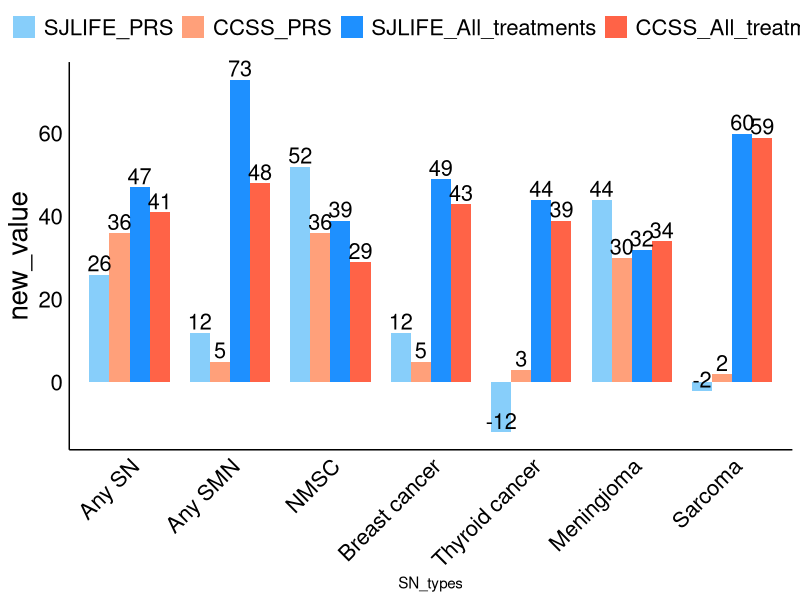
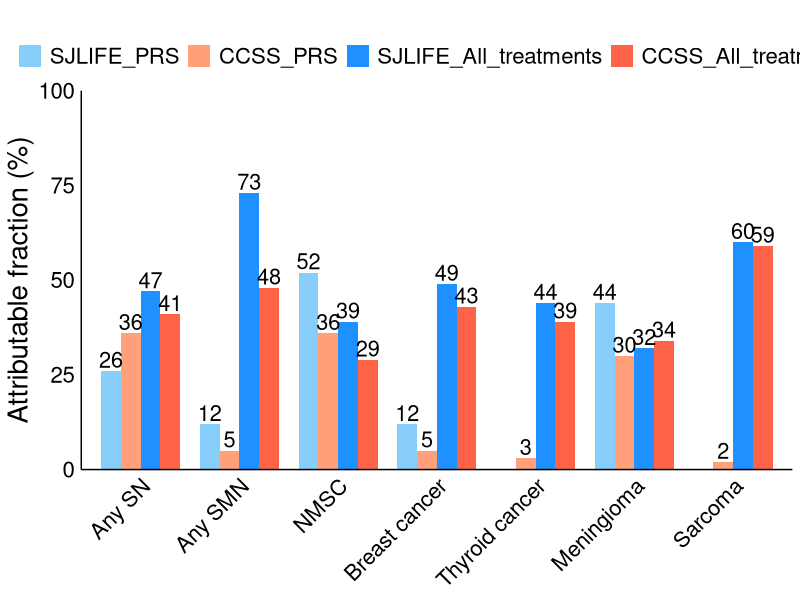
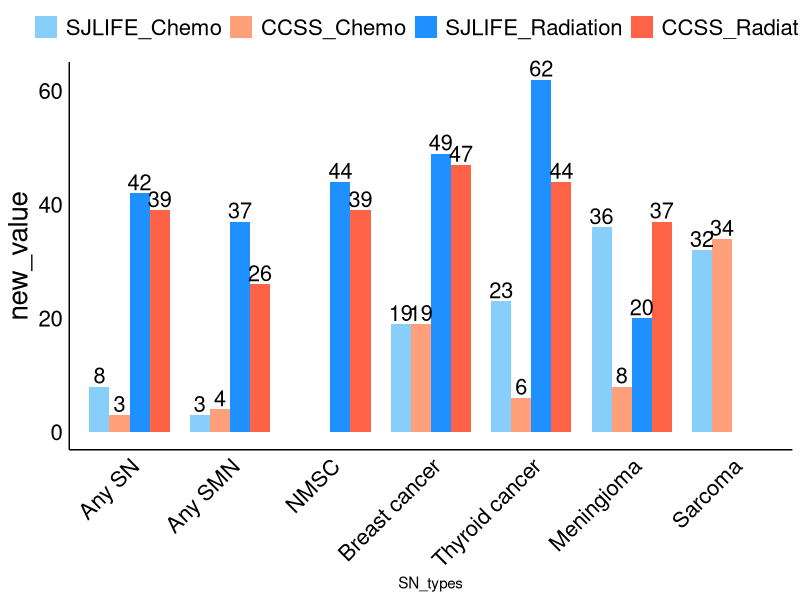
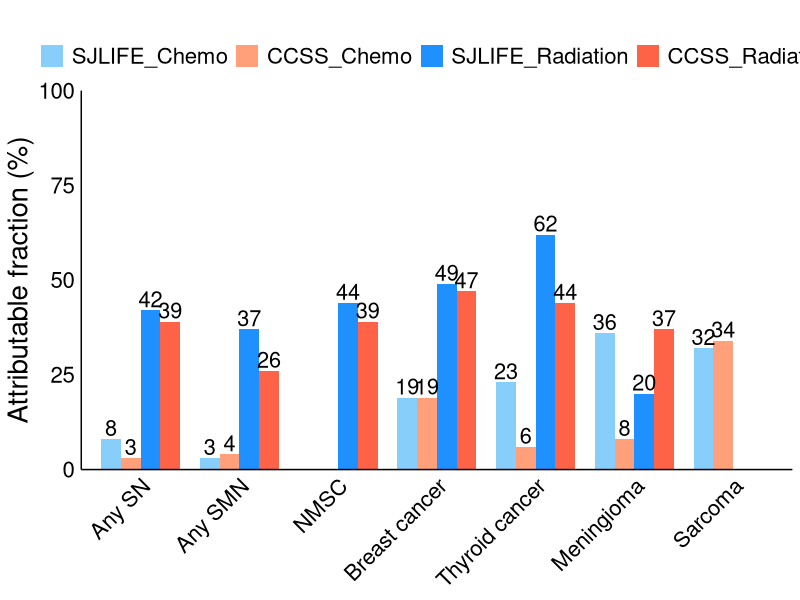
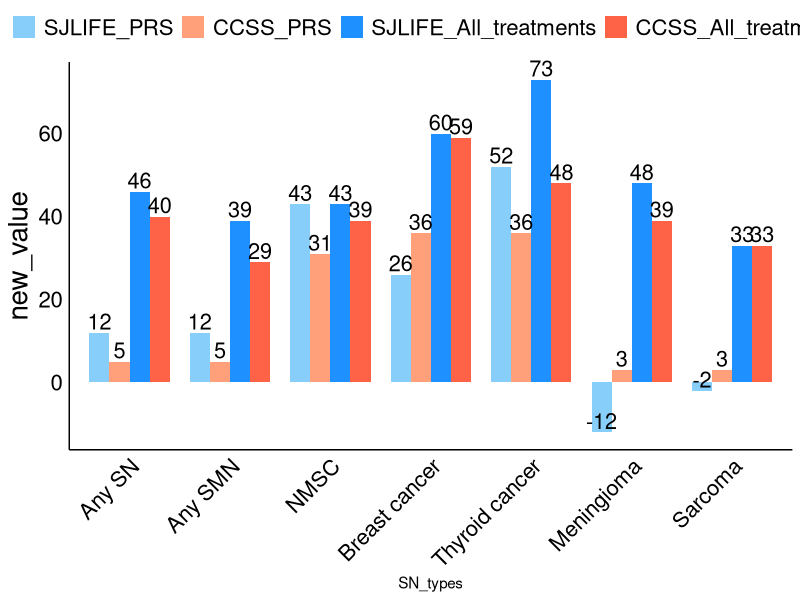
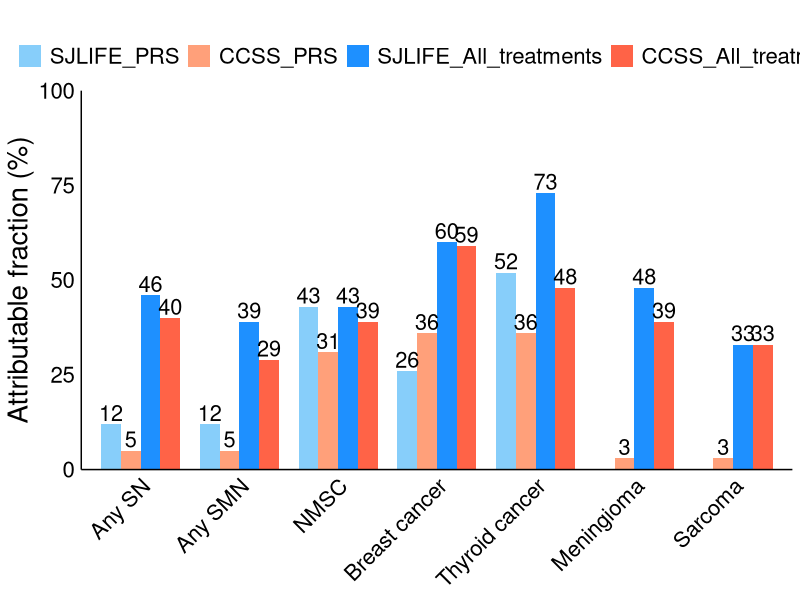
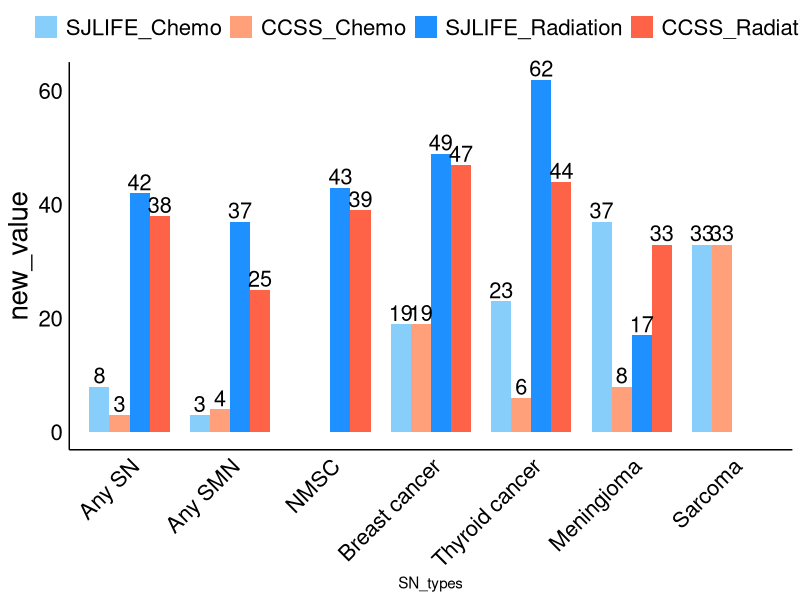
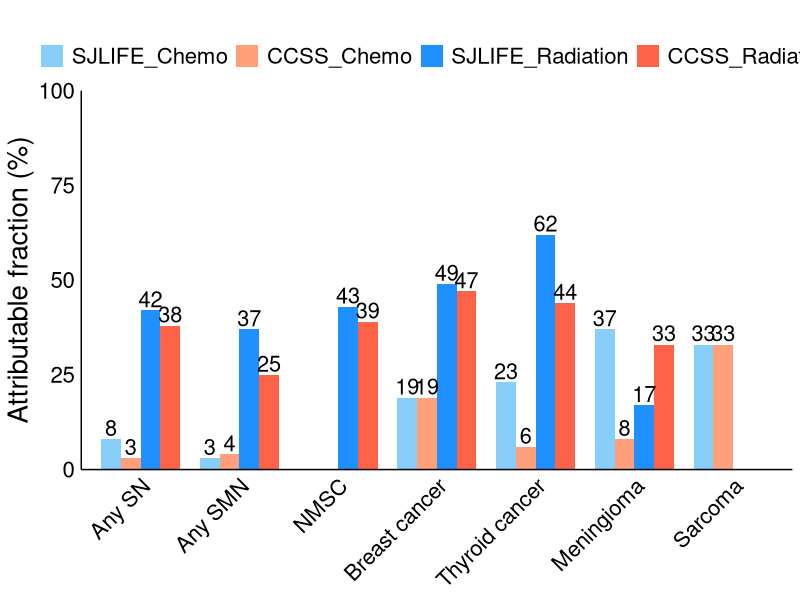

These charts were generated, in order, by the following R code:
# Load required libraries
library(ggplot2)
library(ggthemes)# For additional themes
library(ggrepel)
library(dplyr)



## V18 b
data <- read.table(text="Cohort	SN_types	Variables	Overall	Female	Male	Age.lt.35	Age.ge.35
SJLIFE	Any SN (605)	Radiation	0.425	0.417	0.435	0.400	0.447
SJLIFE	Any SN (605)	Chemo	0.080	0.079	0.080	0.109	0.054
SJLIFE	Any SN (605)	All_treatments	0.469	0.462	0.478	0.463	0.474
SJLIFE	Any SN (605)	PRS	0.125	0.123	0.129	0.126	0.125
SJLIFE	Any SN (605)	Lifestyle	-	-	-	-	-
SJLIFE	Any SN (605)	Combined	0.536	0.530	0.545	0.531	0.541
SJLIFE	Any SMN (462)	Radiation	0.372	0.371	0.373	0.340	0.396
SJLIFE	Any SMN (462)	Chemo	0.033	0.033	0.032	0.047	0.022
SJLIFE	Any SMN (462)	All_treatments	0.392	0.392	0.392	0.370	0.409
SJLIFE	Any SMN (462)	PRS	0.122	0.119	0.125	0.122	0.122
SJLIFE	Any SMN (462)	Lifestyle	-	-	-	-	-
SJLIFE	Any SMN (462)	Combined	0.467	0.466	0.468	0.447	0.482
SJLIFE	NMSC (249)	Radiation	0.441	0.431	0.453	0.413	0.457
SJLIFE	NMSC (249)	Chemo	-	-	-	-	-
SJLIFE	NMSC (249)	All_treatments	0.441	0.431	0.453	0.413	0.457
SJLIFE	NMSC (249)	PRS	0.441	0.432	0.452	0.440	0.442
SJLIFE	NMSC (249)	Lifestyle	-	-	-	-	-
SJLIFE	NMSC (249)	Combined	0.688	0.680	0.698	0.671	0.698
SJLIFE	Breast cancer (74)	Radiation	0.493	0.493	-	0.475	0.498
SJLIFE	Breast cancer (74)	Chemo	0.193	0.193	-	0.228	0.184
SJLIFE	Breast cancer (74)	All_treatments	0.602	0.602	-	0.594	0.604
SJLIFE	Breast cancer (74)	PRS	0.255	0.255	-	0.261	0.254
SJLIFE	Breast cancer (74)	Lifestyle	-	-	-	-	-
SJLIFE	Breast cancer (74)	Combined	0.704	0.704	-	0.701	0.705
SJLIFE	Thyroid cancer (86)	Radiation	0.620	0.622	0.616	0.594	0.650
SJLIFE	Thyroid cancer (86)	Chemo	0.233	0.235	0.231	0.293	0.163
SJLIFE	Thyroid cancer (86)	All_treatments	0.726	0.727	0.723	0.725	0.727
SJLIFE	Thyroid cancer (86)	PRS	0.517	0.519	0.514	0.519	0.514
SJLIFE	Thyroid cancer (86)	Lifestyle	-	-	-	-	-
SJLIFE	Thyroid cancer (86)	Combined	0.866	0.867	0.866	0.866	0.868
SJLIFE	Meningioma (149)	Radiation	0.197	0.172	0.230	0.223	0.176
SJLIFE	Meningioma (149)	Chemo	0.361	0.371	0.349	0.472	0.271
SJLIFE	Meningioma (149)	All_treatments	0.489	0.478	0.504	0.598	0.400
SJLIFE	Meningioma (149)	PRS	-0.125	-0.117	-0.135	-0.121	-0.128
SJLIFE	Meningioma (149)	Lifestyle	-	-	-	-	-
SJLIFE	Meningioma (149)	Combined	0.425	0.416	0.437	0.549	0.323
SJLIFE	Sarcoma (32)	Radiation	-	-	-	-	-
SJLIFE	Sarcoma (32)	Chemo	0.324	0.329	0.320	0.308	0.351
SJLIFE	Sarcoma (32)	All_treatments	0.324	0.329	0.320	0.308	0.351
SJLIFE	Sarcoma (32)	PRS	-0.020	-0.021	-0.020	-0.020	-0.020
SJLIFE	Sarcoma (32)	Lifestyle	-	-	-	-	-
SJLIFE	Sarcoma (32)	Combined	0.311	0.315	0.306	0.294	0.337
CCSS	Any SN (1611)	Radiation	0.387	0.380	0.398	0.372	0.398
CCSS	Any SN (1611)	Chemo	0.031	0.030	0.033	0.047	0.019
CCSS	Any SN (1611)	All_treatments	0.407	0.400	0.418	0.403	0.410
CCSS	Any SN (1611)	PRS	0.048	0.047	0.049	0.047	0.048
CCSS	Any SN (1611)	Lifestyle	-	-	-	-	-
CCSS	Any SN (1611)	Combined	0.435	0.428	0.446	0.431	0.438
CCSS	Any SMN (762)	Radiation	0.255	0.254	0.257	0.213	0.283
CCSS	Any SMN (762)	Chemo	0.042	0.042	0.042	0.070	0.024
CCSS	Any SMN (762)	All_treatments	0.290	0.289	0.293	0.271	0.303
CCSS	Any SMN (762)	PRS	0.047	0.046	0.047	0.046	0.047
CCSS	Any SMN (762)	Lifestyle	-	-	-	-	-
CCSS	Any SMN (762)	Combined	0.323	0.322	0.326	0.305	0.336
CCSS	NMSC (769)	Radiation	0.391	0.386	0.396	0.385	0.394
CCSS	NMSC (769)	Chemo	-	-	-	-	-
CCSS	NMSC (769)	All_treatments	0.391	0.386	0.396	0.385	0.394
CCSS	NMSC (769)	PRS	0.304	0.306	0.302	0.306	0.303
CCSS	NMSC (769)	Lifestyle	-	-	-	-	-
CCSS	NMSC (769)	Combined	0.577	0.575	0.578	0.574	0.578
CCSS	Breast cancer (289)	Radiation	0.474	0.474	-	0.452	0.478
CCSS	Breast cancer (289)	Chemo	0.187	0.187	-	0.224	0.180
CCSS	Breast cancer (289)	All_treatments	0.593	0.593	-	0.589	0.593
CCSS	Breast cancer (289)	PRS	0.365	0.365	-	0.369	0.365
CCSS	Breast cancer (289)	Lifestyle	-	-	-	-	-
CCSS	Breast cancer (289)	Combined	0.743	0.743	-	0.741	0.743
CCSS	Thyroid cancer (163)	Radiation	0.443	0.445	0.439	0.413	0.489
CCSS	Thyroid cancer (163)	Chemo	0.055	0.055	0.056	0.073	0.029
CCSS	Thyroid cancer (163)	All_treatments	0.476	0.477	0.472	0.457	0.504
CCSS	Thyroid cancer (163)	PRS	0.358	0.362	0.352	0.355	0.363
CCSS	Thyroid cancer (163)	Lifestyle	-	-	-	-	-
CCSS	Thyroid cancer (163)	Combined	0.664	0.665	0.661	0.650	0.684
CCSS	Meningioma (255)	Radiation	0.370	0.333	0.422	0.394	0.345
CCSS	Meningioma (255)	Chemo	0.082	0.076	0.092	0.118	0.045
CCSS	Meningioma (255)	All_treatments	0.426	0.391	0.475	0.471	0.378
CCSS	Meningioma (255)	PRS	0.032	0.032	0.033	0.036	0.028
CCSS	Meningioma (255)	Lifestyle	-	-	-	-	-
CCSS	Meningioma (255)	Combined	0.444	0.410	0.494	0.490	0.397
CCSS	Sarcoma (60)	Radiation	-	-	-	-	-
CCSS	Sarcoma (60)	Chemo	0.342	0.327	0.358	0.337	0.348
CCSS	Sarcoma (60)	All_treatments	0.342	0.327	0.358	0.337	0.348
CCSS	Sarcoma (60)	PRS	0.024	0.026	0.022	0.023	0.025
CCSS	Sarcoma (60)	Lifestyle	-	-	-	-	-
CCSS	Sarcoma (60)	Combined	0.358	0.345	0.372	0.353	0.364", header = T, sep = "\t")

data$SN_types <- trimws(gsub("\\([0-9]+\\)", "", data$SN_types))
data[data == "-"] <- NA
saved.data <- data

## 1.___________________________________________________________________________ Combined (overall) analysis
## 1.___________________________________________________________________________ Combined (overall) analysis
## 1.___________________________________________________________________________ Combined (overall) analysis
## 1.___________________________________________________________________________ Combined (overall) analysis
## 1.___________________________________________________________________________ Combined (overall) analysis



group <- "Overall"
variables <- unique(data$Variables)

custom_colors <- c("SJLIFE" = "#1E90FF", "CCSS" = "#FF6347")
legend_order <- c("SJLIFE", "CCSS")


for(i in 1:length(variables)){
data_melted <- data[grepl(variables[i], data$Variables), c("Cohort", "SN_types", "Variables", group)]
colnames(data_melted) <- c("variable", "SN_types", "AF_by", "value")
data_melted$value <- as.numeric(data_melted$value); data_melted <- data_melted[complete.cases(data_melted),]
data_melted$new_value <- round(data_melted$value,2)*100

# Reshape the data for ggplot2
library(reshape2)
order <- unique(data_melted$SN_types)
AF.type <- data_melted$AF_by[i] 
lifestyle <- "without_lifestyle"
if(lifestyle== "without_lifestyle" && variables[i] == "Lifestyle"){
next
}

data_melted$legend_group <- factor(data_melted$variable, levels = c("SJLIFE", "CCSS"))




p <- ggplot(data_melted, aes(x = SN_types, y = new_value, fill = legend_group)) +
  geom_bar(stat = "identity", position = position_dodge(width = 0.4), width = 0.4) +
  # Customize the theme and appearance
  # # geom_hline(yintercept = seq(-0.1, 0.1, by = 0.1), color = "black", linetype = "solid", size = 0.7) +
  # # geom_hline(yintercept = 0, color = "black", linetype = "solid", size = 0.7) +
  # Add Y lines
  # # geom_vline(xintercept = seq(0.5, length(unique(data_melted$SN_types)) + 0.5), color = "black", linetype = "solid", size = 0.7) +
  # # geom_vline(xintercept = 0.5, color = "black", linetype = "solid", size = 0.7) +
  theme_minimal() +
  theme(axis.text.x = element_text(angle = 45, hjust = 1, vjust = 1, size = 16, color = "black"),
        axis.text.y = element_text(size = 16, color = "black"),
        axis.title.y = element_text(size = 20, color = "black"),
        axis.line.x = element_line(color="black"),
        axis.line.y = element_line(color="black"),
        legend.title = element_blank(),
        legend.text = element_text(size = 16, color = "black"),
        plot.title = element_text(size = 16, hjust = 0.5, vjust = 1.5, face = "bold"),
        panel.grid.major = element_blank(),
        panel.grid.minor = element_blank()) +
  
  # Customize colors
  scale_fill_manual(values = custom_colors, breaks = legend_order) +
  
  # Add labels with geom_text
  geom_text(
    data = data_melted %>% filter(!is.na(new_value)),
    aes(label = new_value, y = new_value),  # Adjust y position
    position = position_dodge(width = 0.3),
    vjust = -0.20,  # Adjust vertical justification
    hjust = 0.5,  # Center text horizontally
    size = 5.5,
    color = "black"
  ) +
  # Adjust legend position
  theme(legend.position = "top", legend.box = "horizontal") +
  # Additional adjustments
  scale_x_discrete(limits = order) +
  coord_cartesian(clip = "off")
p <- p + scale_y_continuous(limits = c(0, 100), expand = c(0, 0)) + labs(title = "", y = "Attributable fraction (%)", x = NULL) 

p
# Save the plot as a high-resolution image
plot_name <- paste0("Z:/ResearchHome/Groups/sapkogrp/projects/Genomics/common/attr_fraction/ANALYSIS/results/plots/v18b/overall/", group, "_", AF.type, "_", lifestyle, ".tiff")

ggsave(plot_name, p, width = 12, height = 8, dpi = 600, device = "tiff", compression = "lzw")
}

################################
## PRS and treatment together ##
################################
group <- "Overall"

variables <- "treatment|PRS"

new_data <- data[grepl(variables, data$Variables), c("Cohort", "SN_types", "Variables", group)]
colnames(new_data) <- c("variable", "SN_types", "AF_by", "value")
new_data$value <- as.numeric(new_data$value)

# Reshape the data for ggplot2
library(reshape2)

data_melted <-new_data
order <- unique(data_melted$SN_types)
AF.type <- "treatment_PRS"
lifestyle <- "without_lifestyle"

data_melted$legend_group <- factor(paste(data_melted$variable, data_melted$AF_by, sep = "_"))


data_melted$new_value <- round(data_melted$value,2)*100


# Define custom colors and legend order
custom_colors <- c("SJLIFE_PRS" = "#87CEFA", "CCSS_PRS" = "#FFA07A", "SJLIFE_All_treatments" = "#1E90FF", "CCSS_All_treatments" = "#FF6347")
legend_order <- c("SJLIFE_PRS", "CCSS_PRS", "SJLIFE_All_treatments", "CCSS_All_treatments")
# Order the levels of the legend_group factor
data_melted$legend_group <- factor(data_melted$legend_group, levels = legend_order)

# Create a factor with the desired order
data_melted$SN_types <- factor(order, levels = order)

p <- ggplot(data_melted, aes(x = SN_types, y = new_value, fill = legend_group)) +
  geom_bar(stat = "identity", position = position_dodge(width = 0.8), width = 0.8) +
  # Customize the theme and appearance
  # geom_hline(yintercept = 0, color = "black", linetype = "solid", size = 0.7) +
  # Add Y lines
  # geom_vline(xintercept = 0.5, color = "black", linetype = "solid", size = 0.7) +
  theme_minimal() +
  theme(axis.text.x = element_text(angle = 45, hjust = 1, vjust = 1, size = 16, color = "black"),
        axis.text.y = element_text(size = 16, color = "black"),
        axis.title.y = element_text(size = 20, color = "black"), 
        axis.line.x = element_line(color="black"), 
        axis.line.y = element_line(color="black"),
        legend.title = element_blank(),
        legend.text = element_text(size = 16, color = "black"),
        plot.title = element_text(size = 16, hjust = 0.5, vjust = 1.5, face = "bold"),
        panel.grid.major = element_blank(),
        panel.grid.minor = element_blank()) +
  
  # Customize colors
  scale_fill_manual(values = custom_colors, breaks = legend_order) +
  
  # Add labels with geom_text
  geom_text(
    data = data_melted %>% filter(!is.na(new_value)),
    aes(label = new_value, y = new_value),  # Adjust y position
    position = position_dodge(width = 0.8),
    vjust = -0.20,  # Adjust vertical justification
    hjust = 0.5,  # Center text horizontally
    size = 5.5,
    color = "black"
  ) +
  # Adjust legend position
  theme(legend.position = "top", legend.box = "horizontal") +
  # Additional adjustments
  scale_x_discrete(limits = order) +
  coord_cartesian(clip = "off")
p
p <- p + scale_y_continuous(limits = c(0, 100), expand = c(0, 0)) + labs(title = "", y = "Attributable fraction (%)", x = NULL) 

p

# Save the plot as a high-resolution image
plot_name <- paste0("Z:/ResearchHome/Groups/sapkogrp/projects/Genomics/common/attr_fraction/ANALYSIS/results/plots/v18b/overall/", group, "_", AF.type,"_", lifestyle, ".tiff")

ggsave(plot_name, p, width = 12, height = 8, dpi = 600, device = "tiff", compression = "lzw")

##################################
## Chemo and Radiation together ##
##################################
group <- "Overall"

variables <- "Chemo|Radiation"

new_data <- data[grepl(variables, data$Variables), c("Cohort", "SN_types", "Variables", group)]
colnames(new_data) <- c("variable", "SN_types", "AF_by", "value")
new_data$value <- as.numeric(new_data$value)

# Reshape the data for ggplot2
library(reshape2)
data_melted <-new_data
data_melted$new_value <- round(data_melted$value,2)*100

order <- unique(data_melted$SN_types)
AF.type <- "Chemo_Radiation"
lifestyle <- "without_lifestyle"

data_melted$legend_group <- factor(paste(data_melted$variable, data_melted$AF_by, sep = "_"))


# Define custom colors and legend order
custom_colors <- c("SJLIFE_Chemo" = "#87CEFA", "CCSS_Chemo" = "#FFA07A", "SJLIFE_Radiation" = "#1E90FF", "CCSS_Radiation" = "#FF6347")
legend_order <- c("SJLIFE_Chemo", "CCSS_Chemo", "SJLIFE_Radiation", "CCSS_Radiation")
# Order the levels of the legend_group factor
data_melted$legend_group <- factor(data_melted$legend_group, levels = legend_order)

# Define the order of x-axis categories
order <- c("Any SN", "Any SMN", "NMSC", "Breast cancer", "Thyroid cancer", "Meningioma", "Sarcoma")

# Create a factor with the desired order
data_melted$SN_types <- factor(data_melted$SN_types, levels = order)

# Create the grouped bar chart
# Create the plot
p <- ggplot(data_melted, aes(x = SN_types, y = new_value, fill = legend_group)) +
  geom_bar(stat = "identity", position = position_dodge(width = 0.8), width = 0.8) +
  # Customize the theme and appearance
  # geom_hline(yintercept = 0, color = "black", linetype = "solid", size = 0.7) +
  # Add Y lines
  # geom_vline(xintercept = 0.5, color = "black", linetype = "solid", size = 0.7) +
  theme_minimal() +
  theme(axis.text.x = element_text(angle = 45, hjust = 1, vjust = 1, size = 16, color = "black"),
        axis.text.y = element_text(size = 16, color = "black"),
        axis.title.y = element_text(size = 20, color = "black"), 
        axis.line.x = element_line(color="black"), 
        axis.line.y = element_line(color="black"),
        legend.title = element_blank(),
        legend.text = element_text(size = 16, color = "black"),
        plot.title = element_text(size = 16, hjust = 0.5, vjust = 1.5, face = "bold"),
        panel.grid.major = element_blank(),
        panel.grid.minor = element_blank()) +
  
  # Customize colors
  scale_fill_manual(values = custom_colors, breaks = legend_order) +
  
  # Add labels with geom_text
  geom_text(
    data = data_melted,
    aes(label = new_value, y = new_value),  # Adjust y position
    position = position_dodge(width = 0.8),
    vjust = -0.20,  # Adjust vertical justification
    hjust = 0.5,  # Center text horizontally
    size = 5.5,
    color = "black"
  ) +
  # Adjust legend position
  theme(legend.position = "top", legend.box = "horizontal") +
  # Additional adjustments
  scale_x_discrete(limits = order) +
  coord_cartesian(clip = "off")
p
p <- p + scale_y_continuous(limits = c(0, 100), expand = c(0, 0)) + labs(title = "", y = "Attributable fraction (%)", x = NULL) 

p

# Save the plot as a high-resolution image
plot_name <- paste0("Z:/ResearchHome/Groups/sapkogrp/projects/Genomics/common/attr_fraction/ANALYSIS/results/plots/v18b/overall/", group, "_", AF.type,"_", lifestyle, ".tiff")

ggsave(plot_name, p, width = 12, height = 8, dpi = 600, device = "tiff", compression = "lzw")


## 2.___________________________________________________________________________ Female analysis
## 2.___________________________________________________________________________ Female analysis
## 2.___________________________________________________________________________ Female analysis
## 2.___________________________________________________________________________ Female analysis
## 2.___________________________________________________________________________ Female analysis


data <- saved.data

group <- "Female"
variables <- unique(data$Variables)

for(i in 1:length(variables)){
  data_melted <- data[grepl(variables[i], data$Variables), c("Cohort", "SN_types", "Variables", group)]
  colnames(data_melted) <- c("variable", "SN_types", "AF_by", "value")
  data_melted$value <- as.numeric(data_melted$value); data_melted <- data_melted[complete.cases(data_melted),]
  data_melted$new_value <- round(data_melted$value,2)*100
  
  # Reshape the data for ggplot2
  library(reshape2)
  order <- unique(data_melted$SN_types)
  AF.type <- data_melted$AF_by[i] 
  lifestyle <- "without_lifestyle"
  if(lifestyle== "without_lifestyle" && variables[i] == "Lifestyle"){
    next
  }
  
  data_melted$legend_group <- factor(data_melted$variable, levels = c("SJLIFE", "CCSS"))
  
  p <- ggplot(data_melted, aes(x = SN_types, y = new_value, fill = legend_group)) +
    geom_bar(stat = "identity", position = position_dodge(width = 0.4), width = 0.4) +
    # Customize the theme and appearance
    # # geom_hline(yintercept = seq(-0.1, 0.1, by = 0.1), color = "black", linetype = "solid", size = 0.7) +
    # geom_hline(yintercept = 0, color = "black", linetype = "solid", size = 0.7) +
    # Add Y lines
    # # geom_vline(xintercept = seq(0.5, length(unique(data_melted$SN_types)) + 0.5), color = "black", linetype = "solid", size = 0.7) +
    # geom_vline(xintercept = 0.5, color = "black", linetype = "solid", size = 0.7) +
    theme_minimal() +
    theme(axis.text.x = element_text(angle = 45, hjust = 1, vjust = 1, size = 16, color = "black"),
          axis.text.y = element_text(size = 16, color = "black"),
          axis.title.y = element_text(size = 20, color = "black"), 
          axis.line.x = element_line(color="black"), 
          axis.line.y = element_line(color="black"),
          legend.title = element_blank(),
          legend.text = element_text(size = 16, color = "black"),
          plot.title = element_text(size = 16, hjust = 0.5, vjust = 1.5, face = "bold"),
          panel.grid.major = element_blank(),
          panel.grid.minor = element_blank()) +
    
    # Customize colors
    scale_fill_manual(values = custom_colors, breaks = legend_order) +
    
    # Add labels with geom_text
    geom_text(
      data = data_melted,
      aes(label = new_value, y = new_value),  # Adjust y position
      position = position_dodge(width = 0.3),
      vjust = -0.20,  # Adjust vertical justification
      hjust = 0.5,  # Center text horizontally
      size = 5.5,
      color = "black"
    ) +
    # Adjust legend position
    theme(legend.position = "top", legend.box = "horizontal") +
    # Additional adjustments
    scale_x_discrete(limits = order) +
    coord_cartesian(clip = "off")
  p <- p + scale_y_continuous(limits = c(0, 100), expand = c(0, 0)) + labs(title = "", y = "Attributable fraction (%)", x = NULL) 
  
  p
  # Save the plot as a high-resolution image
  plot_name <- paste0("Z:/ResearchHome/Groups/sapkogrp/projects/Genomics/common/attr_fraction/ANALYSIS/results/plots/v18b/female/", group, "_", AF.type, "_", lifestyle, ".tiff")
  
  ggsave(plot_name, p, width = 12, height = 8, dpi = 600, device = "tiff", compression = "lzw")
}

################################
## PRS and treatment together ##
################################
group <- "Female"

variables <- "treatment|PRS"

new_data <- data[grepl(variables, data$Variables), c("Cohort", "SN_types", "Variables", group)]
colnames(new_data) <- c("variable", "SN_types", "AF_by", "value")
new_data$value <- as.numeric(new_data$value)

# Reshape the data for ggplot2
library(reshape2)
data_melted <-new_data


order <- unique(data_melted$SN_types)
AF.type <- "treatment_PRS"
lifestyle <- "without_lifestyle"

data_melted$legend_group <- factor(paste(data_melted$variable, data_melted$AF_by, sep = "_"))


data_melted$new_value <- round(data_melted$value,2)*100

# Define custom colors and legend order
custom_colors <- c("SJLIFE_PRS" = "#87CEFA", "CCSS_PRS" = "#FFA07A", "SJLIFE_All_treatments" = "#1E90FF", "CCSS_All_treatments" = "#FF6347")
legend_order <- c("SJLIFE_PRS", "CCSS_PRS", "SJLIFE_All_treatments", "CCSS_All_treatments")
# Order the levels of the legend_group factor
data_melted$legend_group <- factor(data_melted$legend_group, levels = legend_order)

# Define the order of x-axis categories
order <- c("Any SN", "Any SMN", "NMSC", "Breast cancer", "Thyroid cancer", "Meningioma", "Sarcoma")

# Create a factor with the desired order
data_melted$SN_types <- factor(data_melted$SN_types, levels = order)

# Create the grouped bar chart
# Create the plot
p <- ggplot(data_melted, aes(x = SN_types, y = new_value, fill = legend_group)) +
  geom_bar(stat = "identity", position = position_dodge(width = 0.8), width = 0.8) +
  # Customize the theme and appearance
  # geom_hline(yintercept = 0, color = "black", linetype = "solid", size = 0.7) +
  # Add Y lines
  # geom_vline(xintercept = 0.5, color = "black", linetype = "solid", size = 0.7) +
  theme_minimal() +
  theme(axis.text.x = element_text(angle = 45, hjust = 1, vjust = 1, size = 16, color = "black"),
        axis.text.y = element_text(size = 16, color = "black"),
        axis.title.y = element_text(size = 20, color = "black"), 
        axis.line.x = element_line(color="black"), 
        axis.line.y = element_line(color="black"),
        legend.title = element_blank(),
        legend.text = element_text(size = 16, color = "black"),
        plot.title = element_text(size = 16, hjust = 0.5, vjust = 1.5, face = "bold"),
        panel.grid.major = element_blank(),
        panel.grid.minor = element_blank()) +
  
  # Customize colors
  scale_fill_manual(values = custom_colors, breaks = legend_order) +
  
  # Add labels with geom_text
  geom_text(
    data = data_melted,
    aes(label = new_value, y = new_value),  # Adjust y position
    position = position_dodge(width = 0.8),
    vjust = -0.20,  # Adjust vertical justification
    hjust = 0.5,  # Center text horizontally
    size = 5.5,
    color = "black"
  ) +
  # Adjust legend position
  theme(legend.position = "top", legend.box = "horizontal") +
  # Additional adjustments
  scale_x_discrete(limits = order) +
  coord_cartesian(clip = "off")
p
p <- p + scale_y_continuous(limits = c(0, 100), expand = c(0, 0)) + labs(title = "", y = "Attributable fraction (%)", x = NULL) 
p

# Save the plot as a high-resolution image
plot_name <- paste0("Z:/ResearchHome/Groups/sapkogrp/projects/Genomics/common/attr_fraction/ANALYSIS/results/plots/v18b/female/", group, "_", AF.type,"_", lifestyle, ".tiff")

ggsave(plot_name, p, width = 12, height = 8, dpi = 600, device = "tiff", compression = "lzw")

##################################
## Chemo and Radiation together ##
##################################
group <- "Female"

variables <- "Chemo|Radiation"

new_data <- data[grepl(variables, data$Variables), c("Cohort", "SN_types", "Variables", group)]
colnames(new_data) <- c("variable", "SN_types", "AF_by", "value")
new_data$value <- as.numeric(new_data$value)

# Reshape the data for ggplot2
library(reshape2)
data_melted <-new_data
data_melted$new_value <- round(data_melted$value,2)*100

order <- unique(data_melted$SN_types)
AF.type <- "Chemo_Radiation"
lifestyle <- "without_lifestyle"

data_melted$legend_group <- factor(paste(data_melted$variable, data_melted$AF_by, sep = "_"))


# Define custom colors and legend order
custom_colors <- c("SJLIFE_Chemo" = "#87CEFA", "CCSS_Chemo" = "#FFA07A", "SJLIFE_Radiation" = "#1E90FF", "CCSS_Radiation" = "#FF6347")
legend_order <- c("SJLIFE_Chemo", "CCSS_Chemo", "SJLIFE_Radiation", "CCSS_Radiation")
# Order the levels of the legend_group factor
data_melted$legend_group <- factor(data_melted$legend_group, levels = legend_order)

# Define the order of x-axis categories
order <- c("Any SN", "Any SMN", "NMSC", "Breast cancer", "Thyroid cancer", "Meningioma", "Sarcoma")

# Create a factor with the desired order
data_melted$SN_types <- factor(data_melted$SN_types, levels = order)

# Create the grouped bar chart
# Create the plot
p <- ggplot(data_melted, aes(x = SN_types, y = new_value, fill = legend_group)) +
  geom_bar(stat = "identity", position = position_dodge(width = 0.8), width = 0.8) +
  # Customize the theme and appearance
  # geom_hline(yintercept = 0, color = "black", linetype = "solid", size = 0.7) +
  # Add Y lines
  # geom_vline(xintercept = 0.5, color = "black", linetype = "solid", size = 0.7) +
  theme_minimal() +
  theme(axis.text.x = element_text(angle = 45, hjust = 1, vjust = 1, size = 16, color = "black"),
        axis.text.y = element_text(size = 16, color = "black"),
        axis.title.y = element_text(size = 20, color = "black"), 
        axis.line.x = element_line(color="black"), 
        axis.line.y = element_line(color="black"),
        legend.title = element_blank(),
        legend.text = element_text(size = 16, color = "black"),
        plot.title = element_text(size = 16, hjust = 0.5, vjust = 1.5, face = "bold"),
        panel.grid.major = element_blank(),
        panel.grid.minor = element_blank()) +
  
  # Customize colors
  scale_fill_manual(values = custom_colors, breaks = legend_order) +
  
  # Add labels with geom_text
  geom_text(
    data = data_melted,
    aes(label = new_value, y = new_value),  # Adjust y position
    position = position_dodge(width = 0.8),
    vjust = -0.20,  # Adjust vertical justification
    hjust = 0.5,  # Center text horizontally
    size = 5.5,
    color = "black"
  ) +
  # Adjust legend position
  theme(legend.position = "top", legend.box = "horizontal") +
  # Additional adjustments
  scale_x_discrete(limits = order) +
  coord_cartesian(clip = "off")
p
p <- p + scale_y_continuous(limits = c(0, 100), expand = c(0, 0)) + labs(title = "", y = "Attributable fraction (%)", x = NULL) 

p
# Save the plot as a high-resolution image
plot_name <- paste0("Z:/ResearchHome/Groups/sapkogrp/projects/Genomics/common/attr_fraction/ANALYSIS/results/plots/v18b/female/", group, "_", AF.type,"_", lifestyle, ".tiff")

ggsave(plot_name, p, width = 12, height = 8, dpi = 600, device = "tiff", compression = "lzw")

## 3.___________________________________________________________________________ Male analysis
## 3.___________________________________________________________________________ Male analysis
## 3.___________________________________________________________________________ Male analysis
## 3.___________________________________________________________________________ Male analysis
## 3.___________________________________________________________________________ Male analysis


data <- saved.data

group <- "Male"
variables <- unique(data$Variables)

for(i in 1:length(variables)){
  data_melted <- data[grepl(variables[i], data$Variables), c("Cohort", "SN_types", "Variables", group)]
  colnames(data_melted) <- c("variable", "SN_types", "AF_by", "value")
  data_melted$value <- as.numeric(data_melted$value); data_melted <- data_melted[complete.cases(data_melted),]
  data_melted$new_value <- round(data_melted$value,2)*100
  
  # Reshape the data for ggplot2
  library(reshape2)
  
  data_melted <- data_melted[complete.cases(data_melted),]
  
  order <- unique(data_melted$SN_types)
  AF.type <- data_melted$AF_by[i] 
  lifestyle <- "without_lifestyle"
  if(lifestyle== "without_lifestyle" && variables[i] == "Lifestyle"){
    next
  }
  
  data_melted$legend_group <- factor(data_melted$variable, levels = c("SJLIFE", "CCSS"))
  
  
  
  
  p <- ggplot(data_melted, aes(x = SN_types, y = new_value, fill = legend_group)) +
    geom_bar(stat = "identity", position = position_dodge(width = 0.4), width = 0.4) +
    # Customize the theme and appearance
    # # geom_hline(yintercept = seq(-0.1, 0.1, by = 0.1), color = "black", linetype = "solid", size = 0.7) +
    # geom_hline(yintercept = 0, color = "black", linetype = "solid", size = 0.7) +
    # Add Y lines
    # # geom_vline(xintercept = seq(0.5, length(unique(data_melted$SN_types)) + 0.5), color = "black", linetype = "solid", size = 0.7) +
    # geom_vline(xintercept = 0.5, color = "black", linetype = "solid", size = 0.7) +
    theme_minimal() +
    theme(axis.text.x = element_text(angle = 45, hjust = 1, vjust = 1, size = 16, color = "black"),
          axis.text.y = element_text(size = 16, color = "black"),
          axis.title.y = element_text(size = 20, color = "black"), 
          axis.line.x = element_line(color="black"), 
          axis.line.y = element_line(color="black"),
          legend.title = element_blank(),
          legend.text = element_text(size = 16, color = "black"),
          plot.title = element_text(size = 16, hjust = 0.5, vjust = 1.5, face = "bold"),
          panel.grid.major = element_blank(),
          panel.grid.minor = element_blank()) +
    
    # Customize colors
    scale_fill_manual(values = custom_colors, breaks = legend_order) +
    
    # Add labels with geom_text
    geom_text(
      data = data_melted,
      aes(label = new_value, y = new_value),  # Adjust y position
      position = position_dodge(width = 0.3),
      vjust = -0.20,  # Adjust vertical justification
      hjust = 0.5,  # Center text horizontally
      size = 5.5,
      color = "black"
    ) +
    # Adjust legend position
    theme(legend.position = "top", legend.box = "horizontal") +
    # Additional adjustments
    scale_x_discrete(limits = order) +
    coord_cartesian(clip = "off")
  p <- p + scale_y_continuous(limits = c(0, 100), expand = c(0, 0)) + labs(title = "", y = "Attributable fraction (%)", x = NULL) 
  
  p
  # Save the plot as a high-resolution image
  plot_name <- paste0("Z:/ResearchHome/Groups/sapkogrp/projects/Genomics/common/attr_fraction/ANALYSIS/results/plots/v18b/male/", group, "_", AF.type, "_", lifestyle, ".tiff")
  
  ggsave(plot_name, p, width = 12, height = 8, dpi = 600, device = "tiff", compression = "lzw")
}

################################
## PRS and treatment together ##
################################
group <- "Male"

variables <- "treatment|PRS"

new_data <- data[grepl(variables, data$Variables), c("Cohort", "SN_types", "Variables", group)]
colnames(new_data) <- c("variable", "SN_types", "AF_by", "value")
new_data$value <- as.numeric(new_data$value)

# Reshape the data for ggplot2
library(reshape2)
data_melted <-new_data
order <- unique(data_melted$SN_types)
AF.type <- "treatment_PRS"
lifestyle <- "without_lifestyle"

data_melted$legend_group <- factor(paste(data_melted$variable, data_melted$AF_by, sep = "_"))


data_melted$new_value <- round(data_melted$value,2)*100

# Define custom colors and legend order
custom_colors <- c("SJLIFE_PRS" = "#87CEFA", "CCSS_PRS" = "#FFA07A", "SJLIFE_All_treatments" = "#1E90FF", "CCSS_All_treatments" = "#FF6347")
legend_order <- c("SJLIFE_PRS", "CCSS_PRS", "SJLIFE_All_treatments", "CCSS_All_treatments")
# Order the levels of the legend_group factor
data_melted$legend_group <- factor(data_melted$legend_group, levels = legend_order)

# Create a factor with the desired order
data_melted$SN_types <- factor(data_melted$SN_types, levels = order)

# Create the grouped bar chart
# Create the plot
p <- ggplot(data_melted, aes(x = SN_types, y = new_value, fill = legend_group)) +
  geom_bar(stat = "identity", position = position_dodge(width = 0.8), width = 0.8) +
  # Customize the theme and appearance
  # geom_hline(yintercept = 0, color = "black", linetype = "solid", size = 0.7) +
  # Add Y lines
  # geom_vline(xintercept = 0.5, color = "black", linetype = "solid", size = 0.7) +
  theme_minimal() +
  theme(axis.text.x = element_text(angle = 45, hjust = 1, vjust = 1, size = 16, color = "black"),
        axis.text.y = element_text(size = 16, color = "black"),
        axis.title.y = element_text(size = 20, color = "black"), 
        axis.line.x = element_line(color="black"), 
        axis.line.y = element_line(color="black"),
        legend.title = element_blank(),
        legend.text = element_text(size = 16, color = "black"),
        plot.title = element_text(size = 16, hjust = 0.5, vjust = 1.5, face = "bold"),
        panel.grid.major = element_blank(),
        panel.grid.minor = element_blank()) +
  
  # Customize colors
  scale_fill_manual(values = custom_colors, breaks = legend_order) +
  
  # Add labels with geom_text
  geom_text(
    data = data_melted,
    aes(label = new_value, y = new_value),  # Adjust y position
    position = position_dodge(width = 0.8),
    vjust = -0.20,  # Adjust vertical justification
    hjust = 0.5,  # Center text horizontally
    size = 5.5,
    color = "black"
  ) +
  # Adjust legend position
  theme(legend.position = "top", legend.box = "horizontal") +
  # Additional adjustments
  scale_x_discrete(limits = order) +
  coord_cartesian(clip = "off")
p
p <- p + scale_y_continuous(limits = c(0, 100), expand = c(0, 0)) + labs(title = "", y = "Attributable fraction (%)", x = NULL) 
p
# Save the plot as a high-resolution image
plot_name <- paste0("Z:/ResearchHome/Groups/sapkogrp/projects/Genomics/common/attr_fraction/ANALYSIS/results/plots/v18b/male/", group, "_", AF.type,"_", lifestyle, ".tiff")

ggsave(plot_name, p, width = 12, height = 8, dpi = 600, device = "tiff", compression = "lzw")

##################################
## Chemo and Radiation together ##
##################################
group <- "Male"

variables <- "Chemo|Radiation"

new_data <- data[grepl(variables, data$Variables), c("Cohort", "SN_types", "Variables", group)]
colnames(new_data) <- c("variable", "SN_types", "AF_by", "value")
new_data$value <- as.numeric(new_data$value)

# Reshape the data for ggplot2
library(reshape2)
data_melted <-new_data
data_melted$new_value <- round(data_melted$value,2)*100
order <- unique(data_melted$SN_types)
AF.type <- "Chemo_Radiation"
lifestyle <- "without_lifestyle"

data_melted$legend_group <- factor(paste(data_melted$variable, data_melted$AF_by, sep = "_"))


# Define custom colors and legend order
custom_colors <- c("SJLIFE_Chemo" = "#87CEFA", "CCSS_Chemo" = "#FFA07A", "SJLIFE_Radiation" = "#1E90FF", "CCSS_Radiation" = "#FF6347")
legend_order <- c("SJLIFE_Chemo", "CCSS_Chemo", "SJLIFE_Radiation", "CCSS_Radiation")
# Order the levels of the legend_group factor
data_melted$legend_group <- factor(data_melted$legend_group, levels = legend_order)

# Define the order of x-axis categories
order <- c("Any SN", "Any SMN", "NMSC", "Breast cancer", "Thyroid cancer", "Meningioma", "Sarcoma")

# Create a factor with the desired order
data_melted$SN_types <- factor(data_melted$SN_types, levels = order)

# Create the grouped bar chart
# Create the plot
p <- ggplot(data_melted, aes(x = SN_types, y = new_value, fill = legend_group)) +
  geom_bar(stat = "identity", position = position_dodge(width = 0.8), width = 0.8) +
  # Customize the theme and appearance
  # geom_hline(yintercept = 0, color = "black", linetype = "solid", size = 0.7) +
  # Add Y lines
  # geom_vline(xintercept = 0.5, color = "black", linetype = "solid", size = 0.7) +
  theme_minimal() +
  theme(axis.text.x = element_text(angle = 45, hjust = 1, vjust = 1, size = 16, color = "black"),
        axis.text.y = element_text(size = 16, color = "black"),
        axis.title.y = element_text(size = 20, color = "black"), 
        axis.line.x = element_line(color="black"), 
        axis.line.y = element_line(color="black"),
        legend.title = element_blank(),
        legend.text = element_text(size = 16, color = "black"),
        plot.title = element_text(size = 16, hjust = 0.5, vjust = 1.5, face = "bold"),
        panel.grid.major = element_blank(),
        panel.grid.minor = element_blank()) +
  
  # Customize colors
  scale_fill_manual(values = custom_colors, breaks = legend_order) +
  
  # Add labels with geom_text
  geom_text(
    data = data_melted,
    aes(label = new_value, y = new_value),  # Adjust y position
    position = position_dodge(width = 0.8),
    vjust = -0.20,  # Adjust vertical justification
    hjust = 0.5,  # Center text horizontally
    size = 5.5,
    color = "black"
  ) +
  # Adjust legend position
  theme(legend.position = "top", legend.box = "horizontal") +
  # Additional adjustments
  scale_x_discrete(limits = order) +
  coord_cartesian(clip = "off")
p
p <- p + scale_y_continuous(limits = c(0, 100), expand = c(0, 0)) + labs(title = "", y = "Attributable fraction (%)", x = NULL) 

p
# Save the plot as a high-resolution image
plot_name <- paste0("Z:/ResearchHome/Groups/sapkogrp/projects/Genomics/common/attr_fraction/ANALYSIS/results/plots/v18b/male/", group, "_", AF.type,"_", lifestyle, ".tiff")

ggsave(plot_name, p, width = 12, height = 8, dpi = 600, device = "tiff", compression = "lzw")

## 4.___________________________________________________________________________ lt35 analysis
## 4.___________________________________________________________________________ lt35 analysis
## 4.___________________________________________________________________________ lt35 analysis
## 4.___________________________________________________________________________ lt35 analysis
## 4.___________________________________________________________________________ lt35 analysis


data <- saved.data

group <- "Age.lt.35"
variables <- unique(data$Variables)

for(i in 1:length(variables)){
  data_melted <- data[grepl(variables[i], data$Variables), c("Cohort", "SN_types", "Variables", group)]
  colnames(data_melted) <- c("variable", "SN_types", "AF_by", "value")
  data_melted$value <- as.numeric(data_melted$value); data_melted <- data_melted[complete.cases(data_melted),]
  data_melted$new_value <- round(data_melted$value,2)*100
  
  # Reshape the data for ggplot2
  library(reshape2)
  order <- unique(data_melted$SN_types)
  AF.type <- data_melted$AF_by[i] 
  lifestyle <- "without_lifestyle"
  if(lifestyle== "without_lifestyle" && variables[i] == "Lifestyle"){
    next
  }
  
  data_melted$legend_group <- factor(data_melted$variable, levels = c("SJLIFE", "CCSS"))
  
  p <- ggplot(data_melted, aes(x = SN_types, y = new_value, fill = legend_group)) +
    geom_bar(stat = "identity", position = position_dodge(width = 0.4), width = 0.4) +
    # Customize the theme and appearance
    # # geom_hline(yintercept = seq(-0.1, 0.1, by = 0.1), color = "black", linetype = "solid", size = 0.7) +
    # geom_hline(yintercept = 0, color = "black", linetype = "solid", size = 0.7) +
    # Add Y lines
    # # geom_vline(xintercept = seq(0.5, length(unique(data_melted$SN_types)) + 0.5), color = "black", linetype = "solid", size = 0.7) +
    # geom_vline(xintercept = 0.5, color = "black", linetype = "solid", size = 0.7) +
    theme_minimal() +
    theme(axis.text.x = element_text(angle = 45, hjust = 1, vjust = 1, size = 16, color = "black"),
          axis.text.y = element_text(size = 16, color = "black"),
          axis.title.y = element_text(size = 20, color = "black"), 
          axis.line.x = element_line(color="black"), 
          axis.line.y = element_line(color="black"),
          legend.title = element_blank(),
          legend.text = element_text(size = 16, color = "black"),
          plot.title = element_text(size = 16, hjust = 0.5, vjust = 1.5, face = "bold"),
          panel.grid.major = element_blank(),
          panel.grid.minor = element_blank()) +
    
    # Customize colors
    scale_fill_manual(values = custom_colors, breaks = legend_order) +
    
    # Add labels with geom_text
    geom_text(
      data = data_melted,
      aes(label = new_value, y = new_value),  # Adjust y position
      position = position_dodge(width = 0.3),
      vjust = -0.20,  # Adjust vertical justification
      hjust = 0.5,  # Center text horizontally
      size = 5.5,
      color = "black"
    ) +
    # Adjust legend position
    theme(legend.position = "top", legend.box = "horizontal") +
    # Additional adjustments
    scale_x_discrete(limits = order) +
    coord_cartesian(clip = "off")
  p <- p + scale_y_continuous(limits = c(0, 100), expand = c(0, 0)) + labs(title = "", y = "Attributable fraction (%)", x = NULL) 
  
  p
  # Save the plot as a high-resolution image
  plot_name <- paste0("Z:/ResearchHome/Groups/sapkogrp/projects/Genomics/common/attr_fraction/ANALYSIS/results/plots/v18b/lt35/", group, "_", AF.type, "_", lifestyle, ".tiff")
  
  ggsave(plot_name, p, width = 12, height = 8, dpi = 600, device = "tiff", compression = "lzw")
}

################################
## PRS and treatment together ##
################################
group <- "Age.lt.35"

variables <- "treatment|PRS"

new_data <- data[grepl(variables, data$Variables), c("Cohort", "SN_types", "Variables", group)]
colnames(new_data) <- c("variable", "SN_types", "AF_by", "value")
new_data$value <- as.numeric(new_data$value)

# Reshape the data for ggplot2
library(reshape2)
data_melted <-new_data
# order <- c("Any SN", "Any SMN", "NMSC", "Breast cancer", "Thyroid cancer", "Meningioma", "Sarcoma")
order <- unique(data_melted$SN_types)
AF.type <- "treatment_PRS"
lifestyle <- "without_lifestyle"

data_melted$legend_group <- factor(paste(data_melted$variable, data_melted$AF_by, sep = "_"))


data_melted$new_value <- round(data_melted$value,2)*100

# Define custom colors and legend order
custom_colors <- c("SJLIFE_PRS" = "#87CEFA", "CCSS_PRS" = "#FFA07A", "SJLIFE_All_treatments" = "#1E90FF", "CCSS_All_treatments" = "#FF6347")
legend_order <- c("SJLIFE_PRS", "CCSS_PRS", "SJLIFE_All_treatments", "CCSS_All_treatments")
# Order the levels of the legend_group factor
data_melted$legend_group <- factor(data_melted$legend_group, levels = legend_order)

# Define the order of x-axis categories
order <- c("Any SN", "Any SMN", "NMSC", "Breast cancer", "Thyroid cancer", "Meningioma", "Sarcoma")

# Create a factor with the desired order
data_melted$SN_types <- factor(data_melted$SN_types, levels = order)

# Create the grouped bar chart
# Create the plot
p <- ggplot(data_melted, aes(x = SN_types, y = new_value, fill = legend_group)) +
  geom_bar(stat = "identity", position = position_dodge(width = 0.8), width = 0.8) +
  # Customize the theme and appearance
  # geom_hline(yintercept = 0, color = "black", linetype = "solid", size = 0.7) +
  # Add Y lines
  # geom_vline(xintercept = 0.5, color = "black", linetype = "solid", size = 0.7) +
  theme_minimal() +
  theme(axis.text.x = element_text(angle = 45, hjust = 1, vjust = 1, size = 16, color = "black"),
        axis.text.y = element_text(size = 16, color = "black"),
        axis.title.y = element_text(size = 20, color = "black"), 
        axis.line.x = element_line(color="black"), 
        axis.line.y = element_line(color="black"),
        legend.title = element_blank(),
        legend.text = element_text(size = 16, color = "black"),
        plot.title = element_text(size = 16, hjust = 0.5, vjust = 1.5, face = "bold"),
        panel.grid.major = element_blank(),
        panel.grid.minor = element_blank()) +
  
  # Customize colors
  scale_fill_manual(values = custom_colors, breaks = legend_order) +
  
  # Add labels with geom_text
  geom_text(
    data = data_melted,
    aes(label = new_value, y = new_value),  # Adjust y position
    position = position_dodge(width = 0.8),
    vjust = -0.20,  # Adjust vertical justification
    hjust = 0.5,  # Center text horizontally
    size = 5.5,
    color = "black"
  ) +
  # Adjust legend position
  theme(legend.position = "top", legend.box = "horizontal") +
  # Additional adjustments
  scale_x_discrete(limits = order) +
  coord_cartesian(clip = "off")
p
p <- p + scale_y_continuous(limits = c(0, 100), expand = c(0, 0)) + labs(title = "", y = "Attributable fraction (%)", x = NULL) 
p
# Save the plot as a high-resolution image
plot_name <- paste0("Z:/ResearchHome/Groups/sapkogrp/projects/Genomics/common/attr_fraction/ANALYSIS/results/plots/v18b/lt35/", group, "_", AF.type,"_", lifestyle, ".tiff")

ggsave(plot_name, p, width = 12, height = 8, dpi = 600, device = "tiff", compression = "lzw")

##################################
## Chemo and Radiation together ##
##################################
group <- "Age.lt.35"

variables <- "Chemo|Radiation"

new_data <- data[grepl(variables, data$Variables), c("Cohort", "SN_types", "Variables", group)]
colnames(new_data) <- c("variable", "SN_types", "AF_by", "value")
new_data$value <- as.numeric(new_data$value)

# Reshape the data for ggplot2
library(reshape2)
data_melted <-new_data

data_melted$new_value <- round(data_melted$value,2)*100
order <- unique(data_melted$SN_types)
AF.type <- "Chemo_Radiation"
lifestyle <- "without_lifestyle"

data_melted$legend_group <- factor(paste(data_melted$variable, data_melted$AF_by, sep = "_"))


# Define custom colors and legend order
custom_colors <- c("SJLIFE_Chemo" = "#87CEFA", "CCSS_Chemo" = "#FFA07A", "SJLIFE_Radiation" = "#1E90FF", "CCSS_Radiation" = "#FF6347")
legend_order <- c("SJLIFE_Chemo", "CCSS_Chemo", "SJLIFE_Radiation", "CCSS_Radiation")
# Order the levels of the legend_group factor
data_melted$legend_group <- factor(data_melted$legend_group, levels = legend_order)

# Define the order of x-axis categories
order <- c("Any SN", "Any SMN", "NMSC", "Breast cancer", "Thyroid cancer", "Meningioma", "Sarcoma")

# Create a factor with the desired order
data_melted$SN_types <- factor(data_melted$SN_types, levels = order)

# Create the grouped bar chart
# Create the plot
p <- ggplot(data_melted, aes(x = SN_types, y = new_value, fill = legend_group)) +
  geom_bar(stat = "identity", position = position_dodge(width = 0.8), width = 0.8) +
  # Customize the theme and appearance
  # geom_hline(yintercept = 0, color = "black", linetype = "solid", size = 0.7) +
  # Add Y lines
  # geom_vline(xintercept = 0.5, color = "black", linetype = "solid", size = 0.7) +
  theme_minimal() +
  theme(axis.text.x = element_text(angle = 45, hjust = 1, vjust = 1, size = 16, color = "black"),
        axis.text.y = element_text(size = 16, color = "black"),
        axis.title.y = element_text(size = 20, color = "black"), 
        axis.line.x = element_line(color="black"), 
        axis.line.y = element_line(color="black"),
        legend.title = element_blank(),
        legend.text = element_text(size = 16, color = "black"),
        plot.title = element_text(size = 16, hjust = 0.5, vjust = 1.5, face = "bold"),
        panel.grid.major = element_blank(),
        panel.grid.minor = element_blank()) +
  
  # Customize colors
  scale_fill_manual(values = custom_colors, breaks = legend_order) +
  
  # Add labels with geom_text
  geom_text(
    data = data_melted,
    aes(label = new_value, y = new_value),  # Adjust y position
    position = position_dodge(width = 0.8),
    vjust = -0.20,  # Adjust vertical justification
    hjust = 0.5,  # Center text horizontally
    size = 5.5,
    color = "black"
  ) +
  # Adjust legend position
  theme(legend.position = "top", legend.box = "horizontal") +
  # Additional adjustments
  scale_x_discrete(limits = order) +
  coord_cartesian(clip = "off")
p
p <- p + scale_y_continuous(limits = c(0, 100), expand = c(0, 0)) + labs(title = "", y = "Attributable fraction (%)", x = NULL) 

p
# Save the plot as a high-resolution image
plot_name <- paste0("Z:/ResearchHome/Groups/sapkogrp/projects/Genomics/common/attr_fraction/ANALYSIS/results/plots/v18b/lt35/", group, "_", AF.type,"_", lifestyle, ".tiff")

ggsave(plot_name, p, width = 12, height = 8, dpi = 600, device = "tiff", compression = "lzw")

## 5.___________________________________________________________________________ ge35 analysis
## 5.___________________________________________________________________________ ge35 analysis
## 5.___________________________________________________________________________ ge35 analysis
## 5.___________________________________________________________________________ ge35 analysis
## 5.___________________________________________________________________________ ge35 analysis

data <- saved.data

group <- "Age.ge.35"
variables <- unique(data$Variables)

for(i in 1:length(variables)){
  data_melted <- data[grepl(variables[i], data$Variables), c("Cohort", "SN_types", "Variables", group)]
  colnames(data_melted) <- c("variable", "SN_types", "AF_by", "value")
  data_melted$value <- as.numeric(data_melted$value); data_melted <- data_melted[complete.cases(data_melted),]
  data_melted$new_value <- round(data_melted$value,2)*100
  
  # Reshape the data for ggplot2
  library(reshape2)

  order <- unique(data_melted$SN_types)
  AF.type <- data_melted$AF_by[i] 
  lifestyle <- "without_lifestyle"
  if(lifestyle== "without_lifestyle" && variables[i] == "Lifestyle"){
    next
  }
  
  data_melted$legend_group <- factor(data_melted$variable, levels = c("SJLIFE", "CCSS"))
  
  p <- ggplot(data_melted, aes(x = SN_types, y = new_value, fill = legend_group)) +
    geom_bar(stat = "identity", position = position_dodge(width = 0.4), width = 0.4) +
    # Customize the theme and appearance
    # # geom_hline(yintercept = seq(-0.1, 0.1, by = 0.1), color = "black", linetype = "solid", size = 0.7) +
    # geom_hline(yintercept = 0, color = "black", linetype = "solid", size = 0.7) +
    # Add Y lines
    # # geom_vline(xintercept = seq(0.5, length(unique(data_melted$SN_types)) + 0.5), color = "black", linetype = "solid", size = 0.7) +
    # geom_vline(xintercept = 0.5, color = "black", linetype = "solid", size = 0.7) +
    theme_minimal() +
    theme(axis.text.x = element_text(angle = 45, hjust = 1, vjust = 1, size = 16, color = "black"),
          axis.text.y = element_text(size = 16, color = "black"),
          axis.title.y = element_text(size = 20, color = "black"), 
          axis.line.x = element_line(color="black"), 
          axis.line.y = element_line(color="black"),
          legend.title = element_blank(),
          legend.text = element_text(size = 16, color = "black"),
          plot.title = element_text(size = 16, hjust = 0.5, vjust = 1.5, face = "bold"),
          panel.grid.major = element_blank(),
          panel.grid.minor = element_blank()) +
    
    # Customize colors
    scale_fill_manual(values = custom_colors, breaks = legend_order) +
    
    # Add labels with geom_text
    geom_text(
      data = data_melted,
      aes(label = new_value, y = new_value),  # Adjust y position
      position = position_dodge(width = 0.3),
      vjust = -0.20,  # Adjust vertical justification
      hjust = 0.5,  # Center text horizontally
      size = 5.5,
      color = "black"
    ) +
    # Adjust legend position
    theme(legend.position = "top", legend.box = "horizontal") +
    # Additional adjustments
    scale_x_discrete(limits = order) +
    coord_cartesian(clip = "off")
  p <- p + scale_y_continuous(limits = c(0, 100), expand = c(0, 0)) + labs(title = "", y = "Attributable fraction (%)", x = NULL) 
  
  p
  # Save the plot as a high-resolution image
  plot_name <- paste0("Z:/ResearchHome/Groups/sapkogrp/projects/Genomics/common/attr_fraction/ANALYSIS/results/plots/v18b/ge35/", group, "_", AF.type, "_", lifestyle, ".tiff")
  
  ggsave(plot_name, p, width = 12, height = 8, dpi = 600, device = "tiff", compression = "lzw")
}

################################
## PRS and treatment together ##
################################
group <- "Age.ge.35"

variables <- "treatment|PRS"

new_data <- data[grepl(variables, data$Variables), c("Cohort", "SN_types", "Variables", group)]
colnames(new_data) <- c("variable", "SN_types", "AF_by", "value")
new_data$value <- as.numeric(new_data$value)

# Reshape the data for ggplot2
library(reshape2)

data_melted <-new_data
order <- unique(data_melted$SN_types)
AF.type <- "treatment_PRS"
lifestyle <- "without_lifestyle"

data_melted$legend_group <- factor(paste(data_melted$variable, data_melted$AF_by, sep = "_"))


data_melted$new_value <- round(data_melted$value,2)*100

# Define custom colors and legend order
custom_colors <- c("SJLIFE_PRS" = "#87CEFA", "CCSS_PRS" = "#FFA07A", "SJLIFE_All_treatments" = "#1E90FF", "CCSS_All_treatments" = "#FF6347")
legend_order <- c("SJLIFE_PRS", "CCSS_PRS", "SJLIFE_All_treatments", "CCSS_All_treatments")
# Order the levels of the legend_group factor
data_melted$legend_group <- factor(data_melted$legend_group, levels = legend_order)

# Define the order of x-axis categories
order <- c("Any SN", "Any SMN", "NMSC", "Breast cancer", "Thyroid cancer", "Meningioma", "Sarcoma")

# Create a factor with the desired order
data_melted$SN_types <- factor(data_melted$SN_types, levels = order)

# Create the grouped bar chart
# Create the plot
p <- ggplot(data_melted, aes(x = SN_types, y = new_value, fill = legend_group)) +
  geom_bar(stat = "identity", position = position_dodge(width = 0.8), width = 0.8) +
  # Customize the theme and appearance
  # geom_hline(yintercept = 0, color = "black", linetype = "solid", size = 0.7) +
  # Add Y lines
  # geom_vline(xintercept = 0.5, color = "black", linetype = "solid", size = 0.7) +
  theme_minimal() +
  theme(axis.text.x = element_text(angle = 45, hjust = 1, vjust = 1, size = 16, color = "black"),
        axis.text.y = element_text(size = 16, color = "black"),
        axis.title.y = element_text(size = 20, color = "black"), 
        axis.line.x = element_line(color="black"), 
        axis.line.y = element_line(color="black"),
        legend.title = element_blank(),
        legend.text = element_text(size = 16, color = "black"),
        plot.title = element_text(size = 16, hjust = 0.5, vjust = 1.5, face = "bold"),
        panel.grid.major = element_blank(),
        panel.grid.minor = element_blank()) +
  
  # Customize colors
  scale_fill_manual(values = custom_colors, breaks = legend_order) +
  
  # Add labels with geom_text
  geom_text(
    data = data_melted,
    aes(label = new_value, y = new_value),  # Adjust y position
    position = position_dodge(width = 0.8),
    vjust = -0.20,  # Adjust vertical justification
    hjust = 0.5,  # Center text horizontally
    size = 5.5,
    color = "black"
  ) +
  # Adjust legend position
  theme(legend.position = "top", legend.box = "horizontal") +
  # Additional adjustments
  scale_x_discrete(limits = order) +
  coord_cartesian(clip = "off")
p
p <- p + scale_y_continuous(limits = c(0, 100), expand = c(0, 0)) + labs(title = "", y = "Attributable fraction (%)", x = NULL) 
p
# Save the plot as a high-resolution image
plot_name <- paste0("Z:/ResearchHome/Groups/sapkogrp/projects/Genomics/common/attr_fraction/ANALYSIS/results/plots/v18b/ge35/", group, "_", AF.type,"_", lifestyle, ".tiff")

ggsave(plot_name, p, width = 12, height = 8, dpi = 600, device = "tiff", compression = "lzw")

##################################
## Chemo and Radiation together ##
##################################
group <- "Age.ge.35"

variables <- "Chemo|Radiation"

new_data <- data[grepl(variables, data$Variables), c("Cohort", "SN_types", "Variables", group)]
colnames(new_data) <- c("variable", "SN_types", "AF_by", "value")
new_data$value <- as.numeric(new_data$value)

# Reshape the data for ggplot2
library(reshape2)
data_melted <-new_data
data_melted$new_value <- round(data_melted$value,2)*100

order <- unique(data_melted$SN_types)
AF.type <- "Chemo_Radiation"
lifestyle <- "without_lifestyle"

data_melted$legend_group <- factor(paste(data_melted$variable, data_melted$AF_by, sep = "_"))


# Define custom colors and legend order
custom_colors <- c("SJLIFE_Chemo" = "#87CEFA", "CCSS_Chemo" = "#FFA07A", "SJLIFE_Radiation" = "#1E90FF", "CCSS_Radiation" = "#FF6347")
legend_order <- c("SJLIFE_Chemo", "CCSS_Chemo", "SJLIFE_Radiation", "CCSS_Radiation")
# Order the levels of the legend_group factor
data_melted$legend_group <- factor(data_melted$legend_group, levels = legend_order)

# Define the order of x-axis categories
order <- c("Any SN", "Any SMN", "NMSC", "Breast cancer", "Thyroid cancer", "Meningioma", "Sarcoma")

# Create a factor with the desired order
data_melted$SN_types <- factor(data_melted$SN_types, levels = order)

# Create the grouped bar chart
# Create the plot
p <- ggplot(data_melted, aes(x = SN_types, y = new_value, fill = legend_group)) +
  geom_bar(stat = "identity", position = position_dodge(width = 0.8), width = 0.8) +
  # Customize the theme and appearance
  # geom_hline(yintercept = 0, color = "black", linetype = "solid", size = 0.7) +
  # Add Y lines
  # geom_vline(xintercept = 0.5, color = "black", linetype = "solid", size = 0.7) +
  theme_minimal() +
  theme(axis.text.x = element_text(angle = 45, hjust = 1, vjust = 1, size = 16, color = "black"),
        axis.text.y = element_text(size = 16, color = "black"),
        axis.title.y = element_text(size = 20, color = "black"), 
        axis.line.x = element_line(color="black"), 
        axis.line.y = element_line(color="black"),
        legend.title = element_blank(),
        legend.text = element_text(size = 16, color = "black"),
        plot.title = element_text(size = 16, hjust = 0.5, vjust = 1.5, face = "bold"),
        panel.grid.major = element_blank(),
        panel.grid.minor = element_blank()) +
  
  # Customize colors
  scale_fill_manual(values = custom_colors, breaks = legend_order) +
  
  # Add labels with geom_text
  geom_text(
    data = data_melted,
    aes(label = new_value, y = new_value),  # Adjust y position
    position = position_dodge(width = 0.8),
    vjust = -0.20,  # Adjust vertical justification
    hjust = 0.5,  # Center text horizontally
    size = 5.5,
    color = "black"
  ) +
  # Adjust legend position
  theme(legend.position = "top", legend.box = "horizontal") +
  # Additional adjustments
  scale_x_discrete(limits = order) +
  coord_cartesian(clip = "off")
p
p <- p + scale_y_continuous(limits = c(0, 100), expand = c(0, 0)) + labs(title = "", y = "Attributable fraction (%)", x = NULL) 

p
# Save the plot as a high-resolution image
plot_name <- paste0("Z:/ResearchHome/Groups/sapkogrp/projects/Genomics/common/attr_fraction/ANALYSIS/results/plots/v18b/ge35/", group, "_", AF.type,"_", lifestyle, ".tiff")

ggsave(plot_name, p, width = 12, height = 8, dpi = 600, device = "tiff", compression = "lzw")
